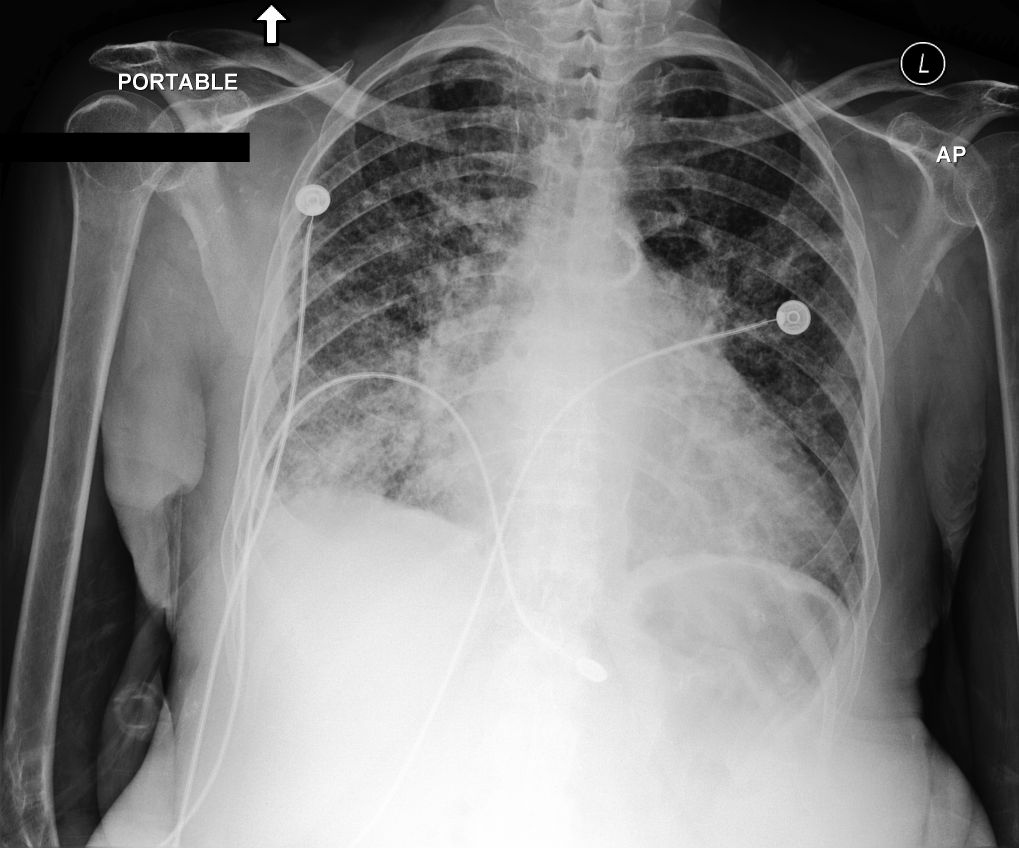
#> input picture data/jpg/p10364180/s50152420/f27e4fff-c82de5fc-385af9aa-7a1719fc-f2ddec76.jpg, 3056 x 2544 px, given in place of 92a109ae-8678df55-f1cf1f1b-ef4ce4ef-cafc1c8e.jpg, which was not available (shown at 1/3 size)
$ python eval_diff_image_cn.py
#> lines starting #> are read from the running program, lines starting #| are printed output that depends on the picture; after the words box and inside, x2 and y2 are one past the last pixel; in counts of white or black regions, pixels touching at a corner belong together; pictures that were not available may be replaced by others from this repository, and a replacement may not be noted
import cv2
import numpy as np
from PIL import Image, ImageDraw, ImageFont
import matplotlib
matplotlib.use('Agg')
import matplotlib.pyplot as plt
import os

# 配置中文显示
plt.rcParams['font.sans-serif'] = ['SimHei', 'DejaVu Sans']  # 用来正常显示中文标签
plt.rcParams['axes.unicode_minus'] = False  # 用来正常显示负号

class XRayImageComparatorCN:
    def __init__(self, image1_path, image2_path):
        self.image1_path = image1_path
        self.image2_path = image2_path
        self.image1 = None
        self.image2 = None
        self.diff_image = None
        self.lesion_boxes = []

    def load_images(self):
        self.image1 = cv2.imread(self.image1_path)
        self.image2 = cv2.imread(self.image2_path)

        if self.image1 is None or self.image2 is None:
            raise ValueError("无法加载图片，请检查文件路径")

        print(f"图片1尺寸: {self.image1.shape}")
        print(f"图片2尺寸: {self.image2.shape}")

    def align_images(self):
        if self.image1.shape != self.image2.shape:
            print("图片尺寸不同，进行对齐...")
            min_height = min(self.image1.shape[0], self.image2.shape[0])
            min_width = min(self.image1.shape[1], self.image2.shape[1])

            self.image1 = cv2.resize(self.image1, (min_width, min_height))
            self.image2 = cv2.resize(self.image2, (min_width, min_height))

            print(f"对齐后尺寸: {self.image1.shape}")

    def compute_difference(self):
        gray1 = cv2.cvtColor(self.image1, cv2.COLOR_BGR2GRAY)
        gray2 = cv2.cvtColor(self.image2, cv2.COLOR_BGR2GRAY)

        diff = cv2.absdiff(gray1, gray2)

        self.diff_image = diff

        return diff

    def detect_lesions(self, threshold=30, min_area=500, max_lesions=8, merge_distance=100):
        if self.diff_image is None:
            self.compute_difference()

        _, binary = cv2.threshold(self.diff_image, threshold, 255, cv2.THRESH_BINARY)

        kernel = cv2.getStructuringElement(cv2.MORPH_RECT, (5, 5))
        binary = cv2.morphologyEx(binary, cv2.MORPH_OPEN, kernel)
        binary = cv2.morphologyEx(binary, cv2.MORPH_CLOSE, kernel)

        contours, _ = cv2.findContours(binary, cv2.RETR_EXTERNAL, cv2.CHAIN_APPROX_SIMPLE)

        raw_boxes = []
        for contour in contours:
            area = cv2.contourArea(contour)
            if area >= min_area:
                x, y, w, h = cv2.boundingRect(contour)
                center_x = x + w // 2
                center_y = y + h // 2
                raw_boxes.append({
                    'box': (x, y, w, h),
                    'center': (center_x, center_y),
                    'area': area,
                    'intensity': np.mean(self.diff_image[y:y+h, x:x+w])
                })

        raw_boxes.sort(key=lambda x: x['area'], reverse=True)

        merged_boxes = []
        used = set()

        for i, box in enumerate(raw_boxes):
            if i in used:
                continue

            merged_box = box.copy()
            merged_indices = [i]

            for j in range(i + 1, len(raw_boxes)):
                if j in used:
                    continue

                other_box = raw_boxes[j]
                dist = np.sqrt((box['center'][0] - other_box['center'][0]) ** 2 +
                              (box['center'][1] - other_box['center'][1]) ** 2)

                if dist < merge_distance:
                    x1 = min(merged_box['box'][0], other_box['box'][0])
                    y1 = min(merged_box['box'][1], other_box['box'][1])
                    x2 = max(merged_box['box'][0] + merged_box['box'][2], other_box['box'][0] + other_box['box'][2])
                    y2 = max(merged_box['box'][1] + merged_box['box'][3], other_box['box'][1] + other_box['box'][3])

                    merged_box['box'] = (x1, y1, x2 - x1, y2 - y1)
                    merged_box['center'] = ((x1 + x2) // 2, (y1 + y2) // 2)
                    merged_box['area'] += other_box['area']
                    merged_indices.append(j)
                    used.add(j)

            merged_boxes.append(merged_box)

        self.lesion_boxes = merged_boxes[:max_lesions]

        for i, box in enumerate(self.lesion_boxes):
            box['id'] = i
            box['color'] = self.get_color_by_id(i)

        print(f"检测到 {len(self.lesion_boxes)} 个主要病灶区域 (原始: {len(raw_boxes)} 个)")
        return self.lesion_boxes

    def get_color_by_id(self, idx):
        colors = [
            (255, 0, 0),
            (0, 255, 0),
            (0, 0, 255),
            (255, 255, 0),
            (255, 0, 255),
            (0, 255, 255),
            (255, 128, 0),
            (128, 0, 255),
        ]
        return colors[idx % len(colors)]

    def analyze_progression(self):
        if not self.lesion_boxes:
            return "未检测到明显病灶变化"

        total_area = sum(box['area'] for box in self.lesion_boxes)
        avg_intensity = np.mean([box['intensity'] for box in self.lesion_boxes])

        if total_area > 10000 or avg_intensity > 80:
            progression = "病情进展明显"
            severity = "严重"
        elif total_area > 5000 or avg_intensity > 60:
            progression = "病情有进展"
            severity = "中等"
        elif total_area > 1000 or avg_intensity > 40:
            progression = "病情轻微变化"
            severity = "轻微"
        else:
            progression = "病情稳定"
            severity = "稳定"

        return {
            'progression': progression,
            'severity': severity,
            'total_area': total_area,
            'avg_intensity': avg_intensity,
            'lesion_count': len(self.lesion_boxes)
        }

    def draw_lesion_boxes(self, image, thickness=4):
        result = image.copy()

        for box_info in self.lesion_boxes:
            x, y, w, h = box_info['box']
            color = box_info.get('color', (0, 255, 0))
            lesion_id = box_info.get('id', 0)

            cv2.rectangle(result, (x, y), (x + w, y + h), color, thickness)

            label = f"B{lesion_id + 1}"
            cv2.putText(result, label, (x, y - 10),
                       cv2.FONT_HERSHEY_SIMPLEX, 0.6, color, 3)

        return result

    def visualize_comparison(self, save_path=None):
        if self.image1 is None or self.image2 is None:
            self.load_images()
            self.align_images()

        if self.diff_image is None:
            self.compute_difference()

        if not self.lesion_boxes:
            self.detect_lesions()

        progression_info = self.analyze_progression()

        fig, axes = plt.subplots(2, 2, figsize=(16, 12))

        img1_rgb = cv2.cvtColor(self.image1, cv2.COLOR_BGR2RGB)
        img2_rgb = cv2.cvtColor(self.image2, cv2.COLOR_BGR2RGB)

        img1_with_boxes = self.draw_lesion_boxes(self.image1)
        img1_with_boxes_rgb = cv2.cvtColor(img1_with_boxes, cv2.COLOR_BGR2RGB)

        img2_with_boxes = self.draw_lesion_boxes(self.image2)
        img2_with_boxes_rgb = cv2.cvtColor(img2_with_boxes, cv2.COLOR_BGR2RGB)

        axes[0, 0].imshow(img1_rgb)
        axes[0, 0].set_title('图像1 (早期)', fontsize=14, fontweight='bold')
        axes[0, 0].axis('off')

        axes[0, 1].imshow(img2_rgb)
        axes[0, 1].set_title('图像2 (晚期)', fontsize=14, fontweight='bold')
        axes[0, 1].axis('off')

        axes[1, 0].imshow(img1_with_boxes_rgb)
        axes[1, 0].set_title('图像1 - 病灶标记', fontsize=14, fontweight='bold')
        axes[1, 0].axis('off')

        axes[1, 1].imshow(img2_with_boxes_rgb)
        axes[1, 1].set_title('图像2 - 病灶标记', fontsize=14, fontweight='bold')
        axes[1, 1].axis('off')

        info_text = f"""
        病情进展报告:
        ========================
        进展评估: {progression_info['progression']}
        严重程度: {progression_info['severity']}
        病灶数量: {progression_info['lesion_count']}
        总面积: {progression_info['total_area']:.0f} 像素²
        平均强度: {progression_info['avg_intensity']:.1f}
        """

        plt.figtext(0.5, -0.05, info_text, ha='center', fontsize=12,
                   bbox=dict(boxstyle='round', facecolor='wheat', alpha=0.5))

        plt.tight_layout(rect=[0, 0.12, 1, 1])

        if save_path:
            plt.savefig(save_path, dpi=300, bbox_inches='tight')
            print(f"Results saved to: {save_path}")

        plt.close()

        return progression_info

    def create_difference_heatmap(self, save_path=None):
        if self.diff_image is None:
            self.compute_difference()

        heatmap = cv2.applyColorMap(self.diff_image, cv2.COLORMAP_JET)

        fig, axes = plt.subplots(1, 3, figsize=(18, 6))

        img1_rgb = cv2.cvtColor(self.image1, cv2.COLOR_BGR2RGB)
        img2_rgb = cv2.cvtColor(self.image2, cv2.COLOR_BGR2RGB)
        heatmap_rgb = cv2.cvtColor(heatmap, cv2.COLOR_BGR2RGB)

        axes[0].imshow(img1_rgb)
        axes[0].set_title('图像1 (早期)', fontsize=14, fontweight='bold')
        axes[0].axis('off')

        axes[1].imshow(img2_rgb)
        axes[1].set_title('图像2 (当前)', fontsize=14, fontweight='bold')
        axes[1].axis('off')

        axes[2].imshow(heatmap_rgb)
        axes[2].set_title('差异热力图 (红色=高差异)', fontsize=14, fontweight='bold')
        axes[2].axis('off')

        plt.tight_layout()

        if save_path:
            plt.savefig(save_path, dpi=300, bbox_inches='tight')
            print(f"Heatmap saved to: {save_path}")

        plt.close()

def main(subject_id,study_id_1,study_id_2,dicom_id_1,dicom_id_2):
    image1_path = rf"data\\jpg\\{subject_id}\{study_id_1}\{dicom_id_1}.jpg"
    image2_path = rf"data\\jpg\\{subject_id}\{study_id_2}\{dicom_id_2}.jpg"

    print("=" * 60)
    print("X-Ray Image Comparison Analysis System")
    print("=" * 60)

    comparator = XRayImageComparatorCN(image1_path, image2_path)

    try:
        print("\n1. Loading images...")
        comparator.load_images()
#> in load_images, self.image1 is the input picture: shape (2544, 3056, 3); min 0, max 255, mean 126.8
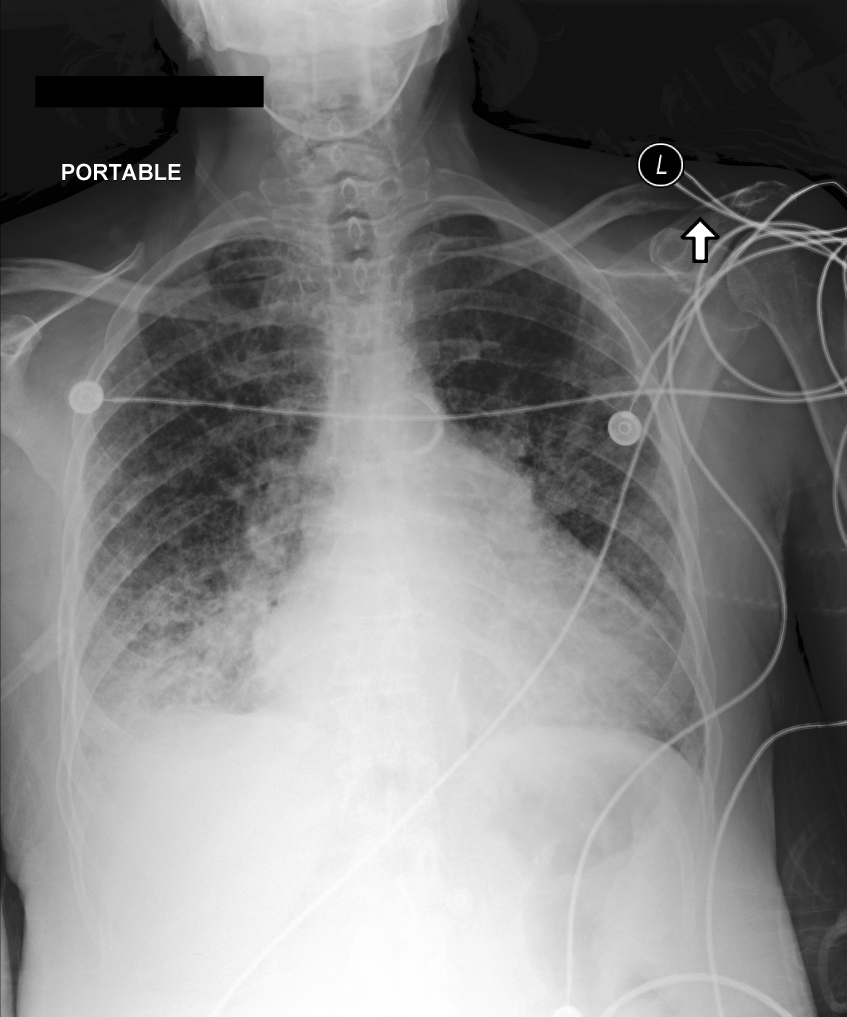
#> input picture data/jpg/p10364180/s50179053/859da157-431a4832-23543f03-8217c66a-ea013a85.jpg, 2539 x 3050 px, given in place of c9b73a30-a9fbe615-f08e4cdb-9dc85707-8f45face.jpg, which was not available (shown at 1/3 size)
#> in load_images, self.image2 is the input picture: shape (3050, 2539, 3); min 0, max 255, mean 127.3
#| 图片1尺寸: (2544, 3056, 3)
#| 图片2尺寸: (3050, 2539, 3)

        print("\n2. Aligning images...")
        comparator.align_images()
#| 对齐后尺寸: (2544, 2539, 3)

        print("\n3. Computing image differences...")
        comparator.compute_difference()

        print("\n4. Detecting lesion regions...")
        comparator.detect_lesions(threshold=30, min_area=100)
#> in detect_lesions, `binary = cv2.morphologyEx(binary, cv2.MORPH_CLOSE, kernel)`:
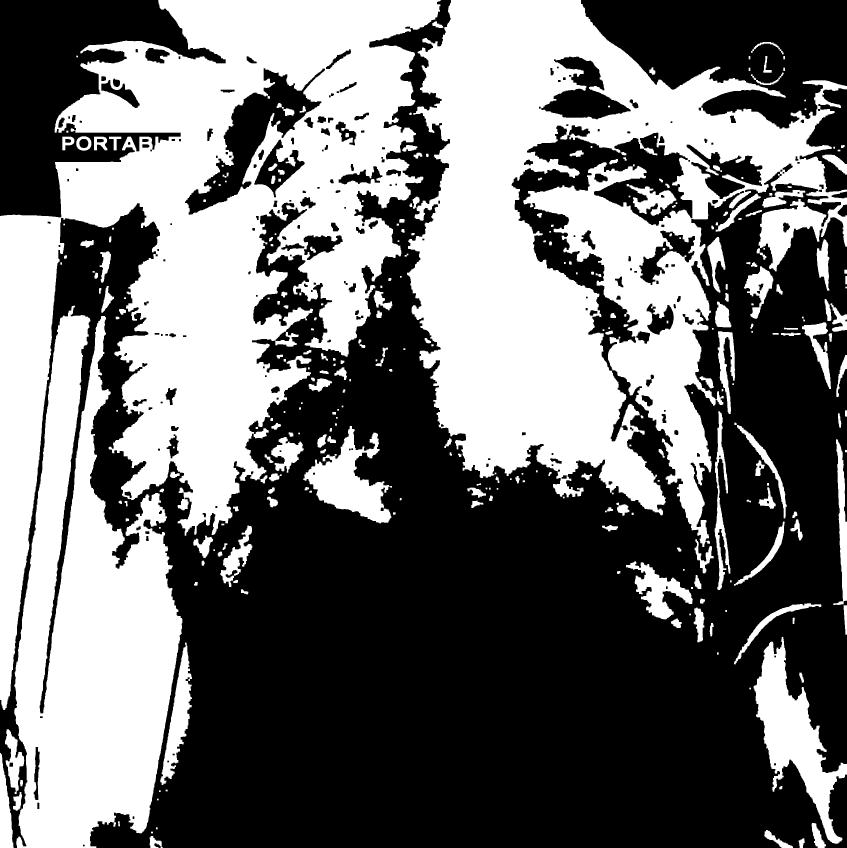
#> binary: shape (2544, 2539) (shown at 1/3 size); 44.2% white; 298 white regions (1 under 20 px)
#> in detect_lesions, `contours, _ = cv2.findContours(binary, cv2.RETR_EXTERNAL, cv2.CHAIN_AP..`: contours = 276 contours, 40 with area under 20; largest, box (x1, y1, x2, y2) and area: (0, 0, 1322, 2130) 1163835, (1221, 0, 2539, 1641) 1074792, (43, 917, 547, 2544) 478110, (2261, 1911, 2539, 2531) 58002, (910, 1278, 1176, 1570) 32578
#> the loop in detect_lesions, `for contour in contours:` made 276 passes
#> (area, x, y, w, h, center_x, center_y) on passes 1, 2, 4, 6, 9, 13, 14, 15: (319.5, 2396, 2515, 18, 29, 2405, 2529), (704.5, 449, 2508, 39, 36, 468, 2526), (1258.5, 2293, 2490, 86, 54, 2336, 2517), (1534.5, 2435, 2469, 43, 75, 2456, 2506), (815, 39, 2376, 27, 56, 52, 2404), (119, 60, 2340, 9, 19, 64, 2349), (6736, 0, 2259, 41, 285, 20, 2401), (5009, 15, 2188, 58, 194, 44, 2285)
#> after the loop in detect_lesions, `for contour in contours:`: raw_boxes = 114 items
#> the loop in detect_lesions, `for i, box in enumerate(raw_boxes):` made 114 passes
#> after the loop in detect_lesions, `for i, box in enumerate(raw_boxes):`: merged_boxes = 67 items; used = 47 items
#> in detect_lesions, `self.lesion_boxes = merged_boxes[:max_lesions]`: self.lesion_boxes = 8 items
#> the loop in detect_lesions, `for i, box in enumerate(self.lesion_boxes):` made 8 passes
#| 检测到 8 个主要病灶区域 (原始: 114 个)

        print("\n5. Analyzing disease progression...")
        progression_info = comparator.analyze_progression()
#> in analyze_progression, `total_area = sum(box['area'] for box in self.lesion_boxes)`: total_area = 2842399
#> in analyze_progression, `avg_intensity = np.mean([box['intensity'] for box in self.lesion_boxes])`: avg_intensity = 41.6
#> progression_info = {'progression': '病情进展明显', 'severity': '严重', 'total_area': 2842399, 'avg_intensity': 41.6, 'lesion_count': 8}

        print("\n" + "=" * 60)
        print("Analysis Results:")
        print("=" * 60)
        print(f"Progression: {progression_info['progression']}")
#| Progression: 病情进展明显
        print(f"Severity: {progression_info['severity']}")
#| Severity: 严重
        print(f"Lesion Count: {progression_info['lesion_count']}")
#| Lesion Count: 8
        print(f"Total Area: {progression_info['total_area']:.0f} px^2")
#| Total Area: 2842399 px^2
        print(f"Avg Intensity: {progression_info['avg_intensity']:.1f}")
#| Avg Intensity: 41.6

        print("\n6. Generating comparison visualization...")
        output_dir = r"diff_img"
        comparator.visualize_comparison(
            save_path=os.path.join(output_dir, f"{dicom_id_1}_{dicom_id_2}_comparison_result_cn.png")
        )
#> the loop in draw_lesion_boxes, `for box_info in self.lesion_boxes:` made 8 passes
#> (x, y, w, h, color, label) on passes 1 to 8: (0, 0, 1322, 2130, (255, 0, 0), 'B1'), (1221, 0, 1318, 1641, (0, 255, 0), 'B2'), (43, 917, 504, 1627, (0, 0, 255), 'B3'), (2261, 1911, 278, 620, (255, 255, 0), 'B4'), (910, 1278, 266, 292, (255, 0, 255), 'B5'), (481, 1928, 95, 427, (0, 255, 255), 'B6'), (1878, 1684, 200, 174, (255, 128, 0), 'B7'), (2500, 1318, 39, 497, (128, 0, 255), 'B8')
#> after the loop in draw_lesion_boxes, `for box_info in self.lesion_boxes:`:
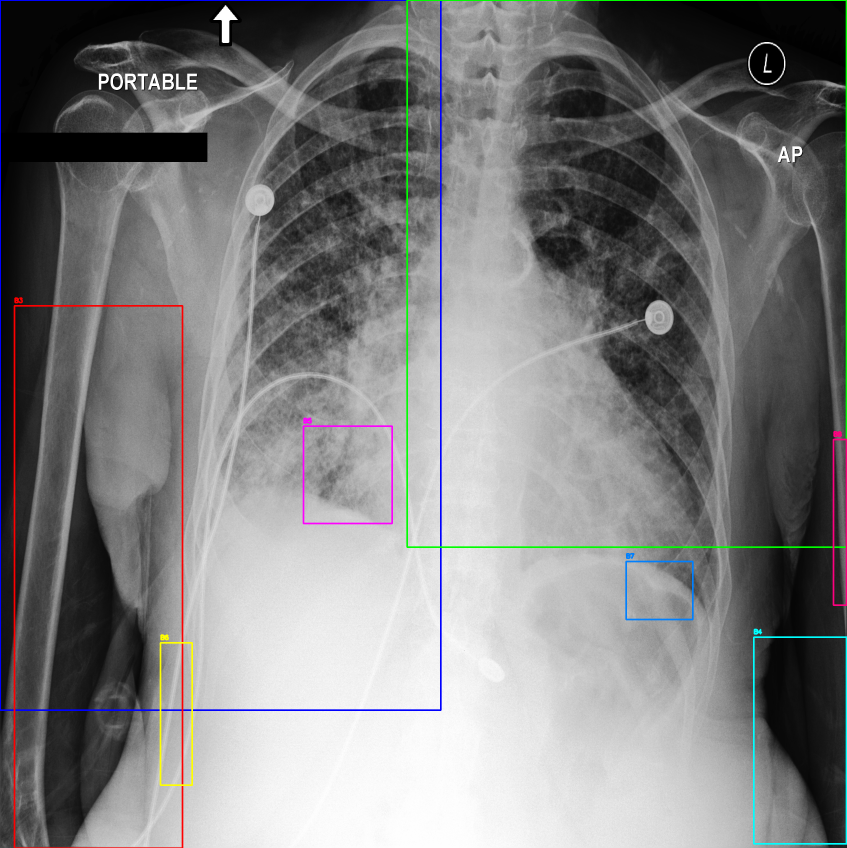
#> result: shape (2544, 2539, 3) (shown at 1/3 size); mean B, G, R 126.9, 126.5, 126.5
#> call 2 of draw_lesion_boxes, with thickness = 4
#> the loop in draw_lesion_boxes (call 2), `for box_info in self.lesion_boxes:` made 8 passes
#> after the loop in draw_lesion_boxes (call 2), `for box_info in self.lesion_boxes:`:
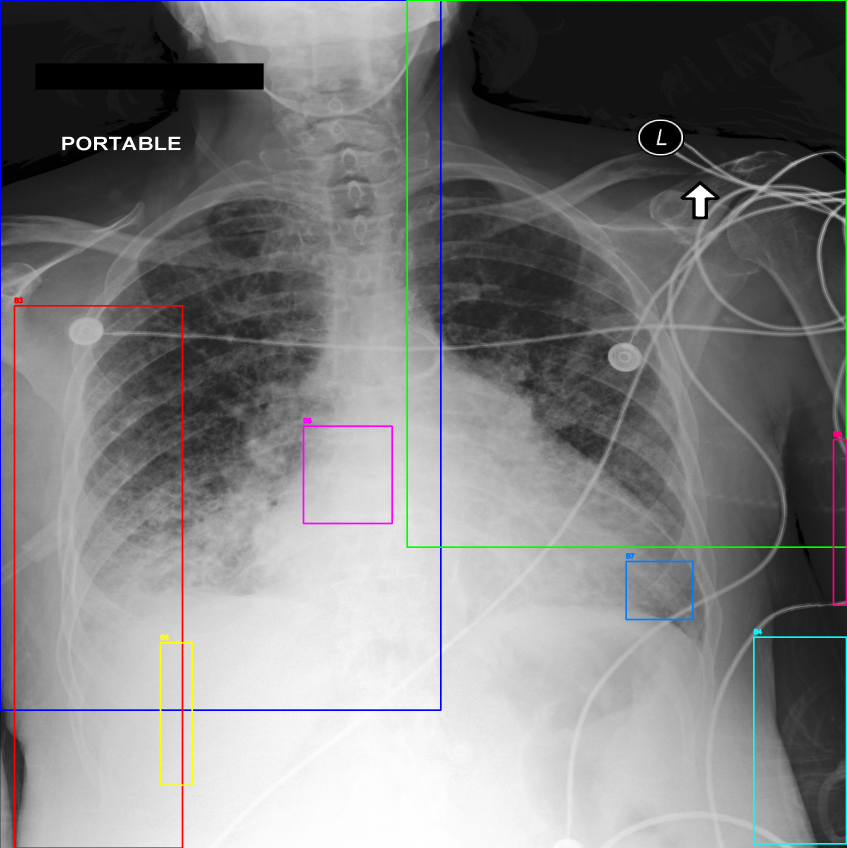
#> result: shape (2544, 2539, 3) (shown at 1/3 size); mean B, G, R 127, 126.6, 126.6

        print("\n7. Generating difference heatmap...")
        comparator.create_difference_heatmap(
            save_path=os.path.join(output_dir, f"{dicom_id_1}_{dicom_id_2}_difference_heatmap_cn.png")
        )
#> in create_difference_heatmap, `heatmap = cv2.applyColorMap(self.diff_image, cv2.COLORMAP_JET)`:
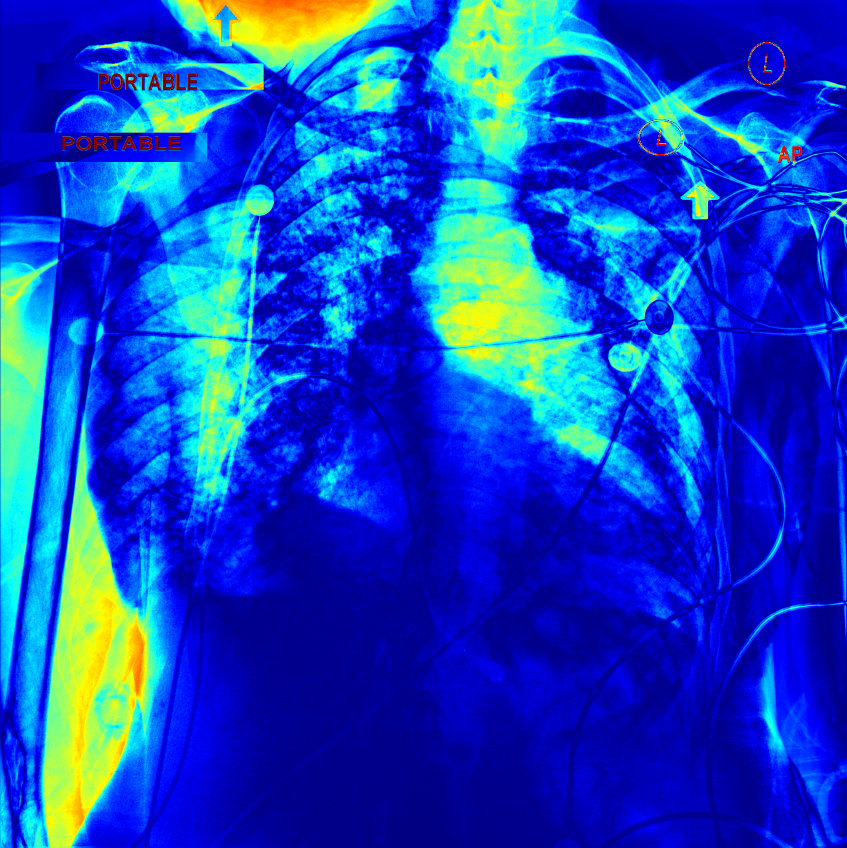
#> heatmap: shape (2544, 2539, 3) (shown at 1/3 size); mean B, G, R 195.9, 68.2, 17.8

        print("\n" + "=" * 60)
        print("Analysis Complete!")
        print("=" * 60)

    except Exception as e:
        print(f"\nError: {str(e)}")
        import traceback
        traceback.print_exc()


#请对main方法中的结果，与data\sceneGraph_json\0a27a7a6-c3bb9cfa-956e0eef-2c19e165-1687ea63_SceneGraph.json文件中描述的内容是否一致？
# [122 lines left out: function compare_diff_result, not called in this run]


if __name__ == "__main__":


    subject_id = "p10364180"
    study_id_1 = "s58610981"
    study_id_2 = "s52240068"
    dicom_id_1 = "92a109ae-8678df55-f1cf1f1b-ef4ce4ef-cafc1c8e"
    dicom_id_2 = "c9b73a30-a9fbe615-f08e4cdb-9dc85707-8f45face"
    main(subject_id,study_id_1,study_id_2,dicom_id_1,dicom_id_2)
    # compare_diff_result()
